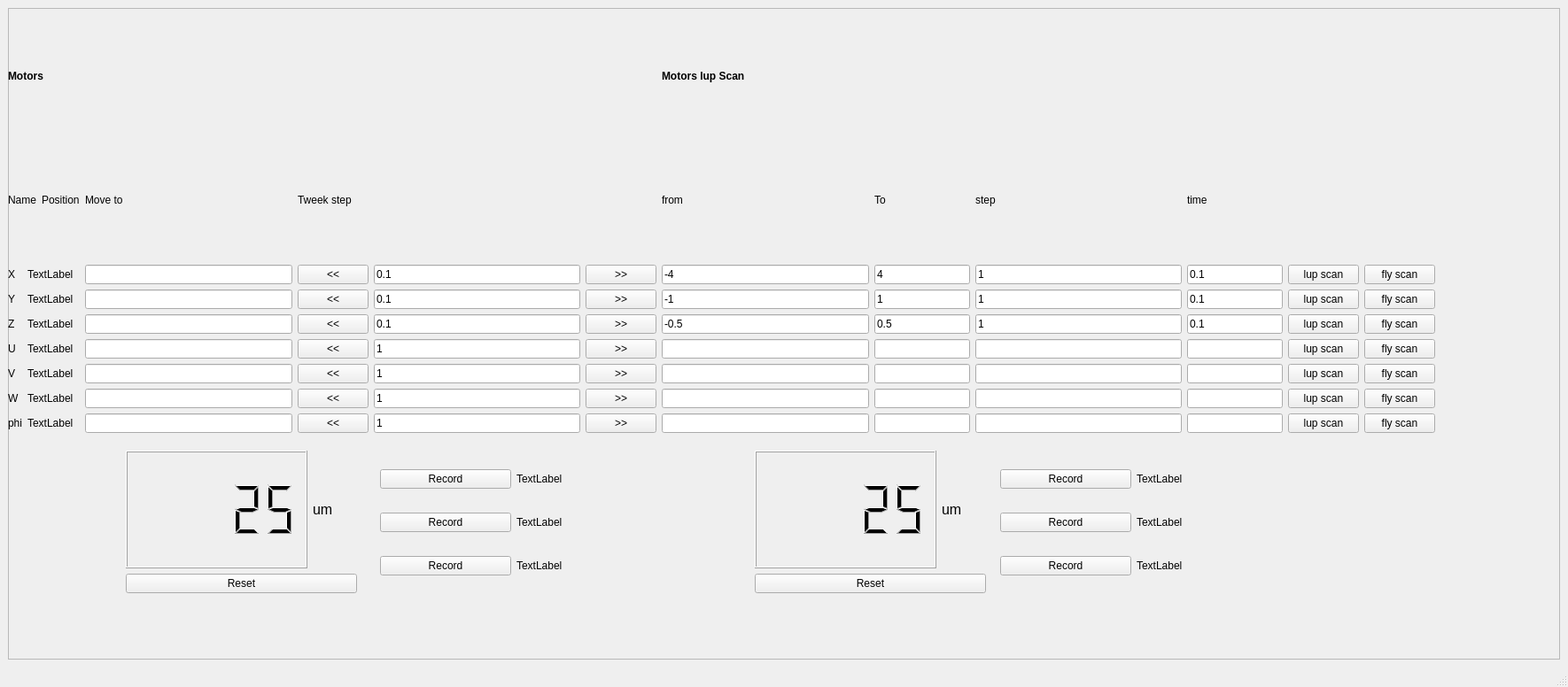
<?xml version="1.0" encoding="UTF-8"?>
<ui version="4.0">
 <class>MainWindow</class>
 <widget class="QMainWindow" name="MainWindow">
  <property name="geometry">
   <rect>
    <x>0</x>
    <y>0</y>
    <width>1770</width>
    <height>776</height>
   </rect>
  </property>
  <property name="windowTitle">
   <string>MainWindow</string>
  </property>
  <widget class="QWidget" name="centralwidget">
   <layout class="QGridLayout" name="gridLayout">
    <item row="0" column="0">
     <widget class="QFrame" name="frame">
      <property name="frameShape">
       <enum>QFrame::StyledPanel</enum>
      </property>
      <property name="frameShadow">
       <enum>QFrame::Raised</enum>
      </property>
      <widget class="QWidget" name="">
       <property name="geometry">
        <rect>
         <x>0</x>
         <y>10</y>
         <width>1611</width>
         <height>470</height>
        </rect>
       </property>
       <layout class="QGridLayout" name="gridLayout_2">
        <item row="5" column="14">
         <widget class="QPushButton" name="pb_SAXSscan_4">
          <property name="text">
           <string>fly scan</string>
          </property>
         </widget>
        </item>
        <item row="5" column="0">
         <widget class="QLabel" name="lb4">
          <property name="text">
           <string>U</string>
          </property>
         </widget>
        </item>
        <item row="5" column="1" colspan="2">
         <widget class="QLabel" name="lb_4">
          <property name="text">
           <string>TextLabel</string>
          </property>
         </widget>
        </item>
        <item row="6" column="0">
         <widget class="QLabel" name="lb5">
          <property name="text">
           <string>V</string>
          </property>
         </widget>
        </item>
        <item row="6" column="5">
         <widget class="QLineEdit" name="ed_5_tweak">
          <property name="toolTip">
           <string>in mm unit</string>
          </property>
          <property name="text">
           <string>1</string>
          </property>
         </widget>
        </item>
        <item row="6" column="1" colspan="2">
         <widget class="QLabel" name="lb_5">
          <property name="text">
           <string>TextLabel</string>
          </property>
         </widget>
        </item>
        <item row="5" column="3">
         <widget class="QLineEdit" name="ed_4">
          <property name="toolTip">
           <string>Hit enter to update.</string>
          </property>
         </widget>
        </item>
        <item row="5" column="13">
         <widget class="QPushButton" name="pb_lup_4">
          <property name="text">
           <string>lup scan</string>
          </property>
         </widget>
        </item>
        <item row="6" column="7">
         <widget class="QLineEdit" name="ed_lup_5_L"/>
        </item>
        <item row="5" column="4">
         <widget class="QPushButton" name="pb_tweak4L">
          <property name="text">
           <string>&lt;&lt;</string>
          </property>
         </widget>
        </item>
        <item row="6" column="6">
         <widget class="QPushButton" name="pb_tweak5R">
          <property name="text">
           <string>&gt;&gt;</string>
          </property>
         </widget>
        </item>
        <item row="4" column="8" colspan="2">
         <widget class="QLineEdit" name="ed_lup_3_R">
          <property name="text">
           <string>0.5</string>
          </property>
         </widget>
        </item>
        <item row="4" column="13">
         <widget class="QPushButton" name="pb_lup_3">
          <property name="text">
           <string>lup scan</string>
          </property>
         </widget>
        </item>
        <item row="4" column="7">
         <widget class="QLineEdit" name="ed_lup_3_L">
          <property name="text">
           <string>-0.5</string>
          </property>
         </widget>
        </item>
        <item row="5" column="7">
         <widget class="QLineEdit" name="ed_lup_4_L"/>
        </item>
        <item row="4" column="14">
         <widget class="QPushButton" name="pb_SAXSscan_3">
          <property name="text">
           <string>fly scan</string>
          </property>
         </widget>
        </item>
        <item row="5" column="8" colspan="2">
         <widget class="QLineEdit" name="ed_lup_4_R"/>
        </item>
        <item row="5" column="10">
         <widget class="QLineEdit" name="ed_lup_4_N"/>
        </item>
        <item row="6" column="3">
         <widget class="QLineEdit" name="ed_5">
          <property name="toolTip">
           <string>Hit enter to update.</string>
          </property>
         </widget>
        </item>
        <item row="6" column="4">
         <widget class="QPushButton" name="pb_tweak5L">
          <property name="text">
           <string>&lt;&lt;</string>
          </property>
         </widget>
        </item>
        <item row="4" column="11" colspan="2">
         <widget class="QLineEdit" name="ed_lup_3_t">
          <property name="text">
           <string>0.1</string>
          </property>
         </widget>
        </item>
        <item row="5" column="5">
         <widget class="QLineEdit" name="ed_4_tweak">
          <property name="toolTip">
           <string>in mm unit</string>
          </property>
          <property name="text">
           <string>1</string>
          </property>
         </widget>
        </item>
        <item row="4" column="10">
         <widget class="QLineEdit" name="ed_lup_3_N">
          <property name="text">
           <string>1</string>
          </property>
         </widget>
        </item>
        <item row="5" column="6">
         <widget class="QPushButton" name="pb_tweak4R">
          <property name="text">
           <string>&gt;&gt;</string>
          </property>
         </widget>
        </item>
        <item row="5" column="11" colspan="2">
         <widget class="QLineEdit" name="ed_lup_4_t"/>
        </item>
        <item row="2" column="8" colspan="2">
         <widget class="QLineEdit" name="ed_lup_1_R">
          <property name="text">
           <string>4</string>
          </property>
         </widget>
        </item>
        <item row="2" column="14">
         <widget class="QPushButton" name="pb_SAXSscan_1">
          <property name="text">
           <string>fly scan</string>
          </property>
         </widget>
        </item>
        <item row="3" column="0">
         <widget class="QLabel" name="lb2">
          <property name="text">
           <string>Y</string>
          </property>
         </widget>
        </item>
        <item row="3" column="1" colspan="2">
         <widget class="QLabel" name="lb_2">
          <property name="text">
           <string>TextLabel</string>
          </property>
         </widget>
        </item>
        <item row="2" column="7">
         <widget class="QLineEdit" name="ed_lup_1_L">
          <property name="text">
           <string>-4</string>
          </property>
         </widget>
        </item>
        <item row="2" column="1" colspan="2">
         <widget class="QLabel" name="lb_1">
          <property name="text">
           <string>TextLabel</string>
          </property>
         </widget>
        </item>
        <item row="2" column="6">
         <widget class="QPushButton" name="pb_tweak1R">
          <property name="text">
           <string>&gt;&gt;</string>
          </property>
         </widget>
        </item>
        <item row="2" column="11" colspan="2">
         <widget class="QLineEdit" name="ed_lup_1_t">
          <property name="text">
           <string>0.1</string>
          </property>
         </widget>
        </item>
        <item row="2" column="13">
         <widget class="QPushButton" name="pb_lup_1">
          <property name="text">
           <string>lup scan</string>
          </property>
         </widget>
        </item>
        <item row="3" column="3">
         <widget class="QLineEdit" name="ed_2">
          <property name="toolTip">
           <string>Hit enter to update.</string>
          </property>
         </widget>
        </item>
        <item row="2" column="5">
         <widget class="QLineEdit" name="ed_1_tweak">
          <property name="toolTip">
           <string>in mm unit</string>
          </property>
          <property name="text">
           <string>0.1</string>
          </property>
         </widget>
        </item>
        <item row="3" column="4">
         <widget class="QPushButton" name="pb_tweak2L">
          <property name="text">
           <string>&lt;&lt;</string>
          </property>
         </widget>
        </item>
        <item row="3" column="5">
         <widget class="QLineEdit" name="ed_2_tweak">
          <property name="toolTip">
           <string>in mm unit</string>
          </property>
          <property name="text">
           <string>0.1</string>
          </property>
         </widget>
        </item>
        <item row="3" column="6">
         <widget class="QPushButton" name="pb_tweak2R">
          <property name="text">
           <string>&gt;&gt;</string>
          </property>
         </widget>
        </item>
        <item row="2" column="3">
         <widget class="QLineEdit" name="ed_1">
          <property name="toolTip">
           <string>Hit enter to update.</string>
          </property>
         </widget>
        </item>
        <item row="2" column="4">
         <widget class="QPushButton" name="pb_tweak1L">
          <property name="text">
           <string>&lt;&lt;</string>
          </property>
         </widget>
        </item>
        <item row="2" column="10">
         <widget class="QLineEdit" name="ed_lup_1_N">
          <property name="text">
           <string>1</string>
          </property>
         </widget>
        </item>
        <item row="3" column="11" colspan="2">
         <widget class="QLineEdit" name="ed_lup_2_t">
          <property name="text">
           <string>0.1</string>
          </property>
         </widget>
        </item>
        <item row="4" column="1" colspan="2">
         <widget class="QLabel" name="lb_3">
          <property name="text">
           <string>TextLabel</string>
          </property>
         </widget>
        </item>
        <item row="4" column="4">
         <widget class="QPushButton" name="pb_tweak3L">
          <property name="text">
           <string>&lt;&lt;</string>
          </property>
         </widget>
        </item>
        <item row="4" column="5">
         <widget class="QLineEdit" name="ed_3_tweak">
          <property name="toolTip">
           <string>in mm unit</string>
          </property>
          <property name="text">
           <string>0.1</string>
          </property>
         </widget>
        </item>
        <item row="3" column="8" colspan="2">
         <widget class="QLineEdit" name="ed_lup_2_R">
          <property name="text">
           <string>1</string>
          </property>
         </widget>
        </item>
        <item row="3" column="10">
         <widget class="QLineEdit" name="ed_lup_2_N">
          <property name="text">
           <string>1</string>
          </property>
         </widget>
        </item>
        <item row="3" column="13">
         <widget class="QPushButton" name="pb_lup_2">
          <property name="text">
           <string>lup scan</string>
          </property>
         </widget>
        </item>
        <item row="4" column="0">
         <widget class="QLabel" name="lb3">
          <property name="text">
           <string>Z</string>
          </property>
         </widget>
        </item>
        <item row="3" column="7">
         <widget class="QLineEdit" name="ed_lup_2_L">
          <property name="text">
           <string>-1</string>
          </property>
         </widget>
        </item>
        <item row="3" column="14">
         <widget class="QPushButton" name="pb_SAXSscan_2">
          <property name="text">
           <string>fly scan</string>
          </property>
         </widget>
        </item>
        <item row="4" column="6">
         <widget class="QPushButton" name="pb_tweak3R">
          <property name="text">
           <string>&gt;&gt;</string>
          </property>
         </widget>
        </item>
        <item row="4" column="3">
         <widget class="QLineEdit" name="ed_3">
          <property name="toolTip">
           <string>Hit enter to update.</string>
          </property>
         </widget>
        </item>
        <item row="7" column="8" colspan="2">
         <widget class="QLineEdit" name="ed_lup_6_R"/>
        </item>
        <item row="6" column="8" colspan="2">
         <widget class="QLineEdit" name="ed_lup_5_R"/>
        </item>
        <item row="7" column="10">
         <widget class="QLineEdit" name="ed_lup_6_N"/>
        </item>
        <item row="6" column="14">
         <widget class="QPushButton" name="pb_SAXSscan_5">
          <property name="text">
           <string>fly scan</string>
          </property>
         </widget>
        </item>
        <item row="6" column="11" colspan="2">
         <widget class="QLineEdit" name="ed_lup_5_t"/>
        </item>
        <item row="7" column="11" colspan="2">
         <widget class="QLineEdit" name="ed_lup_6_t"/>
        </item>
        <item row="7" column="5">
         <widget class="QLineEdit" name="ed_6_tweak">
          <property name="toolTip">
           <string>in mm unit</string>
          </property>
          <property name="text">
           <string>1</string>
          </property>
         </widget>
        </item>
        <item row="7" column="4">
         <widget class="QPushButton" name="pb_tweak6L">
          <property name="text">
           <string>&lt;&lt;</string>
          </property>
         </widget>
        </item>
        <item row="7" column="3">
         <widget class="QLineEdit" name="ed_6">
          <property name="toolTip">
           <string>Hit enter to update.</string>
          </property>
         </widget>
        </item>
        <item row="7" column="13">
         <widget class="QPushButton" name="pb_lup_6">
          <property name="text">
           <string>lup scan</string>
          </property>
         </widget>
        </item>
        <item row="7" column="14">
         <widget class="QPushButton" name="pb_SAXSscan_6">
          <property name="text">
           <string>fly scan</string>
          </property>
         </widget>
        </item>
        <item row="6" column="13">
         <widget class="QPushButton" name="pb_lup_5">
          <property name="text">
           <string>lup scan</string>
          </property>
         </widget>
        </item>
        <item row="7" column="6">
         <widget class="QPushButton" name="pb_tweak6R">
          <property name="text">
           <string>&gt;&gt;</string>
          </property>
         </widget>
        </item>
        <item row="7" column="0">
         <widget class="QLabel" name="lb6">
          <property name="text">
           <string>W</string>
          </property>
         </widget>
        </item>
        <item row="6" column="10">
         <widget class="QLineEdit" name="ed_lup_5_N"/>
        </item>
        <item row="7" column="1" colspan="2">
         <widget class="QLabel" name="lb_6">
          <property name="text">
           <string>TextLabel</string>
          </property>
         </widget>
        </item>
        <item row="7" column="7">
         <widget class="QLineEdit" name="ed_lup_6_L"/>
        </item>
        <item row="8" column="11" colspan="2">
         <widget class="QLineEdit" name="ed_lup_7_t"/>
        </item>
        <item row="8" column="1" colspan="2">
         <widget class="QLabel" name="lb_7">
          <property name="text">
           <string>TextLabel</string>
          </property>
         </widget>
        </item>
        <item row="8" column="5">
         <widget class="QLineEdit" name="ed_7_tweak">
          <property name="toolTip">
           <string>in mm unit</string>
          </property>
          <property name="text">
           <string>1</string>
          </property>
         </widget>
        </item>
        <item row="8" column="0">
         <widget class="QLabel" name="lb7">
          <property name="text">
           <string>phi</string>
          </property>
         </widget>
        </item>
        <item row="8" column="6">
         <widget class="QPushButton" name="pb_tweak7R">
          <property name="text">
           <string>&gt;&gt;</string>
          </property>
         </widget>
        </item>
        <item row="8" column="4">
         <widget class="QPushButton" name="pb_tweak7L">
          <property name="text">
           <string>&lt;&lt;</string>
          </property>
         </widget>
        </item>
        <item row="8" column="10">
         <widget class="QLineEdit" name="ed_lup_7_N"/>
        </item>
        <item row="8" column="7">
         <widget class="QLineEdit" name="ed_lup_7_L"/>
        </item>
        <item row="8" column="8" colspan="2">
         <widget class="QLineEdit" name="ed_lup_7_R"/>
        </item>
        <item row="8" column="14">
         <widget class="QPushButton" name="pb_SAXSscan_7">
          <property name="text">
           <string>fly scan</string>
          </property>
         </widget>
        </item>
        <item row="8" column="13">
         <widget class="QPushButton" name="pb_lup_7">
          <property name="text">
           <string>lup scan</string>
          </property>
         </widget>
        </item>
        <item row="8" column="3">
         <widget class="QLineEdit" name="ed_7">
          <property name="toolTip">
           <string>Hit enter to update.</string>
          </property>
         </widget>
        </item>
        <item row="0" column="7" colspan="4">
         <widget class="QLabel" name="label_19">
          <property name="font">
           <font>
            <weight>75</weight>
            <bold>true</bold>
           </font>
          </property>
          <property name="text">
           <string>Motors lup Scan</string>
          </property>
         </widget>
        </item>
        <item row="1" column="0" colspan="2">
         <widget class="QLabel" name="label_8">
          <property name="text">
           <string>Name</string>
          </property>
         </widget>
        </item>
        <item row="1" column="2">
         <widget class="QLabel" name="label_20">
          <property name="text">
           <string>Position</string>
          </property>
         </widget>
        </item>
        <item row="1" column="4" colspan="3">
         <widget class="QLabel" name="label_11">
          <property name="text">
           <string>Tweek step</string>
          </property>
         </widget>
        </item>
        <item row="1" column="7">
         <widget class="QLabel" name="label_15">
          <property name="text">
           <string>from</string>
          </property>
         </widget>
        </item>
        <item row="1" column="10">
         <widget class="QLabel" name="label_17">
          <property name="text">
           <string>step</string>
          </property>
         </widget>
        </item>
        <item row="1" column="11" colspan="2">
         <widget class="QLabel" name="label_18">
          <property name="text">
           <string>time</string>
          </property>
         </widget>
        </item>
        <item row="1" column="8" colspan="2">
         <widget class="QLabel" name="label_16">
          <property name="text">
           <string>To</string>
          </property>
         </widget>
        </item>
        <item row="0" column="0" colspan="3">
         <widget class="QLabel" name="label_7">
          <property name="font">
           <font>
            <weight>75</weight>
            <bold>true</bold>
           </font>
          </property>
          <property name="text">
           <string>Motors</string>
          </property>
         </widget>
        </item>
        <item row="1" column="3">
         <widget class="QLabel" name="label_9">
          <property name="text">
           <string>Move to</string>
          </property>
         </widget>
        </item>
        <item row="2" column="0">
         <widget class="QLabel" name="lb1">
          <property name="text">
           <string>X</string>
          </property>
         </widget>
        </item>
       </layout>
      </widget>
      <widget class="QWidget" name="layoutWidget">
       <property name="geometry">
        <rect>
         <x>1120</x>
         <y>500</y>
         <width>301</width>
         <height>164</height>
        </rect>
       </property>
       <layout class="QGridLayout" name="gridLayout_4">
        <item row="0" column="0">
         <widget class="QPushButton" name="pb_recordz1">
          <property name="text">
           <string>Record</string>
          </property>
         </widget>
        </item>
        <item row="0" column="1">
         <widget class="QLabel" name="z1">
          <property name="text">
           <string>TextLabel</string>
          </property>
         </widget>
        </item>
        <item row="1" column="0">
         <widget class="QPushButton" name="pb_recordz2">
          <property name="text">
           <string>Record</string>
          </property>
         </widget>
        </item>
        <item row="1" column="1">
         <widget class="QLabel" name="z2">
          <property name="text">
           <string>TextLabel</string>
          </property>
         </widget>
        </item>
        <item row="2" column="0">
         <widget class="QPushButton" name="pb_recordz3">
          <property name="text">
           <string>Record</string>
          </property>
         </widget>
        </item>
        <item row="2" column="1">
         <widget class="QLabel" name="z3">
          <property name="text">
           <string>TextLabel</string>
          </property>
         </widget>
        </item>
       </layout>
      </widget>
      <widget class="QWidget" name="">
       <property name="geometry">
        <rect>
         <x>420</x>
         <y>500</y>
         <width>301</width>
         <height>164</height>
        </rect>
       </property>
       <layout class="QGridLayout" name="gridLayout_3">
        <item row="0" column="0">
         <widget class="QPushButton" name="pb_recordx1">
          <property name="text">
           <string>Record</string>
          </property>
         </widget>
        </item>
        <item row="0" column="1">
         <widget class="QLabel" name="x1">
          <property name="text">
           <string>TextLabel</string>
          </property>
         </widget>
        </item>
        <item row="1" column="0">
         <widget class="QPushButton" name="pb_recordx2">
          <property name="text">
           <string>Record</string>
          </property>
         </widget>
        </item>
        <item row="1" column="1">
         <widget class="QLabel" name="x2">
          <property name="text">
           <string>TextLabel</string>
          </property>
         </widget>
        </item>
        <item row="2" column="0">
         <widget class="QPushButton" name="pb_recordx3">
          <property name="text">
           <string>Record</string>
          </property>
         </widget>
        </item>
        <item row="2" column="1">
         <widget class="QLabel" name="x3">
          <property name="text">
           <string>TextLabel</string>
          </property>
         </widget>
        </item>
       </layout>
      </widget>
      <widget class="QWidget" name="">
       <property name="geometry">
        <rect>
         <x>843</x>
         <y>500</y>
         <width>261</width>
         <height>161</height>
        </rect>
       </property>
       <layout class="QGridLayout" name="gridLayout_5">
        <item row="0" column="0">
         <widget class="QLCDNumber" name="lcd_Z">
          <property name="minimumSize">
           <size>
            <width>150</width>
            <height>40</height>
           </size>
          </property>
          <property name="font">
           <font>
            <pointsize>15</pointsize>
            <weight>75</weight>
            <bold>true</bold>
           </font>
          </property>
          <property name="smallDecimalPoint">
           <bool>true</bool>
          </property>
          <property name="digitCount">
           <number>5</number>
          </property>
          <property name="value" stdset="0">
           <double>25.000000000000000</double>
          </property>
          <property name="intValue" stdset="0">
           <number>25</number>
          </property>
         </widget>
        </item>
        <item row="0" column="1">
         <widget class="QLabel" name="label_2">
          <property name="maximumSize">
           <size>
            <width>50</width>
            <height>16777215</height>
           </size>
          </property>
          <property name="font">
           <font>
            <pointsize>12</pointsize>
           </font>
          </property>
          <property name="text">
           <string>um</string>
          </property>
         </widget>
        </item>
        <item row="1" column="0" colspan="2">
         <widget class="QPushButton" name="pb_resetz">
          <property name="text">
           <string>Reset</string>
          </property>
         </widget>
        </item>
       </layout>
      </widget>
      <widget class="QWidget" name="">
       <property name="geometry">
        <rect>
         <x>133</x>
         <y>500</y>
         <width>261</width>
         <height>161</height>
        </rect>
       </property>
       <layout class="QGridLayout" name="gridLayout_6">
        <item row="0" column="0">
         <widget class="QLCDNumber" name="lcd_X">
          <property name="minimumSize">
           <size>
            <width>150</width>
            <height>40</height>
           </size>
          </property>
          <property name="font">
           <font>
            <pointsize>15</pointsize>
            <weight>75</weight>
            <bold>true</bold>
           </font>
          </property>
          <property name="smallDecimalPoint">
           <bool>true</bool>
          </property>
          <property name="digitCount">
           <number>5</number>
          </property>
          <property name="value" stdset="0">
           <double>25.000000000000000</double>
          </property>
          <property name="intValue" stdset="0">
           <number>25</number>
          </property>
         </widget>
        </item>
        <item row="0" column="1">
         <widget class="QLabel" name="label">
          <property name="maximumSize">
           <size>
            <width>50</width>
            <height>16777215</height>
           </size>
          </property>
          <property name="font">
           <font>
            <pointsize>12</pointsize>
           </font>
          </property>
          <property name="text">
           <string>um</string>
          </property>
         </widget>
        </item>
        <item row="1" column="0" colspan="2">
         <widget class="QPushButton" name="pb_resetx">
          <property name="text">
           <string>Reset</string>
          </property>
         </widget>
        </item>
       </layout>
      </widget>
     </widget>
    </item>
   </layout>
  </widget>
  <widget class="QMenuBar" name="menubar">
   <property name="geometry">
    <rect>
     <x>0</x>
     <y>0</y>
     <width>1770</width>
     <height>38</height>
    </rect>
   </property>
  </widget>
  <widget class="QStatusBar" name="statusbar"/>
 </widget>
 <resources/>
 <connections/>
</ui>
